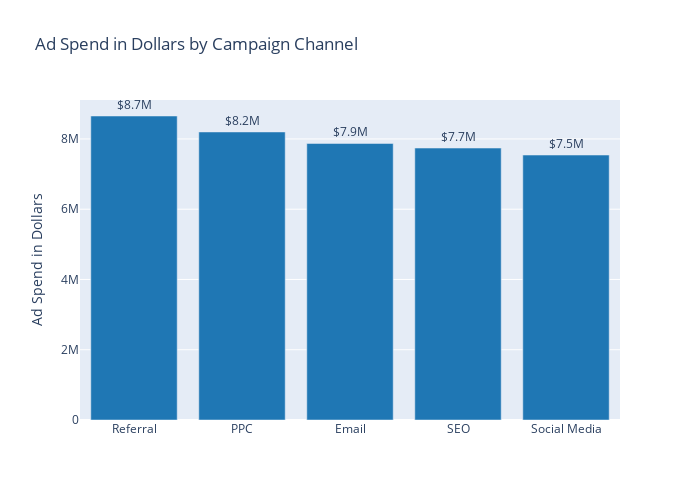

Notebook source saved alongside this figure:
### Markdown cell above
#### Expenditure for each campaign

### Code cell
df_channel = run_query("""
    SELECT DISTINCT campaignchannel AS "Campaign channel",
    SUM(adspend) AS "Ad Spend"
    FROM digital_marketing
    GROUP BY 1
    ORDER BY 2 DESC;
    
""")
fig = px.bar(df_channel, x = "Campaign channel", y = "Ad Spend",
             color='Campaign channel', text = 'Ad Spend',
             title='Ad Spend in Dollars by Campaign Channel',
            color_discrete_sequence=['#1f77b4', '#1f77b4', '#1f77b4', '#1f77b4', '#1f77b4'])

fig.update_traces(texttemplate='$%{text:.2s}', textposition='outside')
fig.update_layout(yaxis_title='Ad Spend in Dollars', xaxis_title='', height=500, width = 700)
fig.update_layout(showlegend=False)

pio.show(fig, filename='ad_spend_by_campaign_channel.html')

### Figure 1 — Plotly figure (JSON) as saved in the notebook; plotly's stock layout.template omitted (floating-point values rounded to 4 significant figures)
{"data": [{"hovertemplate": "Campaign channel=%{x}<br>Ad Spend=%{text}<extra></extra>", "legendgroup": "Referral", "marker": {"color": "#1f77b4", "pattern": {"shape": ""}}, "name": "Referral", "orientation": "v", "showlegend": true, "text": [8654000.0], "textposition": "outside", "texttemplate": "$%{text:.2s}", "type": "bar", "x": ["Referral"], "xaxis": "x", "y": [8654000.0], "yaxis": "y"}, {"hovertemplate": "Campaign channel=%{x}<br>Ad Spend=%{text}<extra></extra>", "legendgroup": "PPC", "marker": {"color": "#1f77b4", "pattern": {"shape": ""}}, "name": "PPC", "orientation": "v", "showlegend": true, "text": [8199000.0], "textposition": "outside", "texttemplate": "$%{text:.2s}", "type": "bar", "x": ["PPC"], "xaxis": "x", "y": [8199000.0], "yaxis": "y"}, {"hovertemplate": "Campaign channel=%{x}<br>Ad Spend=%{text}<extra></extra>", "legendgroup": "Email", "marker": {"color": "#1f77b4", "pattern": {"shape": ""}}, "name": "Email", "orientation": "v", "showlegend": true, "text": [7872000.0], "textposition": "outside", "texttemplate": "$%{text:.2s}", "type": "bar", "x": ["Email"], "xaxis": "x", "y": [7872000.0], "yaxis": "y"}, {"hovertemplate": "Campaign channel=%{x}<br>Ad Spend=%{text}<extra></extra>", "legendgroup": "SEO", "marker": {"color": "#1f77b4", "pattern": {"shape": ""}}, "name": "SEO", "orientation": "v", "showlegend": true, "text": [7741000.0], "textposition": "outside", "texttemplate": "$%{text:.2s}", "type": "bar", "x": ["SEO"], "xaxis": "x", "y": [7741000.0], "yaxis": "y"}, {"hovertemplate": "Campaign channel=%{x}<br>Ad Spend=%{text}<extra></extra>", "legendgroup": "Social Media", "marker": {"color": "#1f77b4", "pattern": {"shape": ""}}, "name": "Social Media", "orientation": "v", "showlegend": true, "text": [7542000.0], "textposition": "outside", "texttemplate": "$%{text:.2s}", "type": "bar", "x": ["Social Media"], "xaxis": "x", "y": [7542000.0], "yaxis": "y"}], "layout": {"barmode": "relative", "height": 500, "legend": {"title": {"text": "Campaign channel"}, "tracegroupgap": 0}, "showlegend": false, "title": {"text": "Ad Spend in Dollars by Campaign Channel"}, "width": 700, "xaxis": {"anchor": "y", "autorange": true, "categoryarray": ["Referral", "PPC", "Email", "SEO", "Social Media"], "categoryorder": "array", "domain": [0, 1], "range": [-0.5, 4.5], "title": {"text": ""}, "type": "category"}, "yaxis": {"anchor": "x", "autorange": true, "domain": [0, 1], "range": [0, 9109000.0], "title": {"text": "Ad Spend in Dollars"}, "type": "linear"}}}
